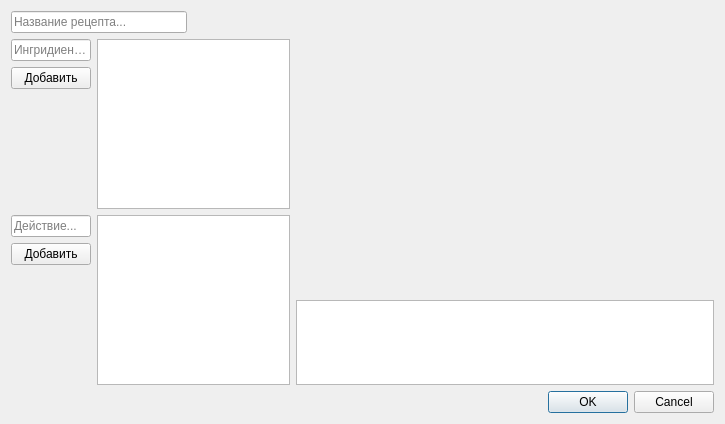
<?xml version="1.0" encoding="UTF-8"?>
<ui version="4.0">
 <class>DialogRec</class>
 <widget class="QDialog" name="DialogRec">
  <property name="geometry">
   <rect>
    <x>0</x>
    <y>0</y>
    <width>725</width>
    <height>424</height>
   </rect>
  </property>
  <property name="windowTitle">
   <string>Dialog</string>
  </property>
  <layout class="QVBoxLayout" name="verticalLayout_6">
   <item>
    <layout class="QHBoxLayout" name="horizontalLayoutName" stretch="1,3">
     <item>
      <widget class="QLineEdit" name="lineEditName">
       <property name="placeholderText">
        <string>Название рецепта...</string>
       </property>
      </widget>
     </item>
     <item>
      <spacer name="horizontalSpacer">
       <property name="orientation">
        <enum>Qt::Horizontal</enum>
       </property>
       <property name="sizeHint" stdset="0">
        <size>
         <width>40</width>
         <height>20</height>
        </size>
       </property>
      </spacer>
     </item>
    </layout>
   </item>
   <item>
    <layout class="QHBoxLayout" name="horizontalLayoutGeneral" stretch="2,3">
     <item>
      <layout class="QVBoxLayout" name="verticalLayoutActsIngrs" stretch="1,1">
       <property name="sizeConstraint">
        <enum>QLayout::SetDefaultConstraint</enum>
       </property>
       <item>
        <layout class="QHBoxLayout" name="horizontalLayoutIngrs">
         <item>
          <layout class="QVBoxLayout" name="verticalLayoutIngrsAdd">
           <item>
            <widget class="QLineEdit" name="lineEditIngrName">
             <property name="placeholderText">
              <string>Ингридиент...</string>
             </property>
            </widget>
           </item>
           <item>
            <widget class="QPushButton" name="pushButtonIngrAdd">
             <property name="text">
              <string>Добавить</string>
             </property>
            </widget>
           </item>
           <item>
            <spacer name="verticalSpacer">
             <property name="orientation">
              <enum>Qt::Vertical</enum>
             </property>
             <property name="sizeHint" stdset="0">
              <size>
               <width>20</width>
               <height>40</height>
              </size>
             </property>
            </spacer>
           </item>
          </layout>
         </item>
         <item>
          <widget class="QListWidget" name="listWidgetIngrs">
           <property name="selectionMode">
            <enum>QAbstractItemView::ExtendedSelection</enum>
           </property>
           <property name="flow">
            <enum>QListView::TopToBottom</enum>
           </property>
           <property name="isWrapping" stdset="0">
            <bool>false</bool>
           </property>
           <property name="viewMode">
            <enum>QListView::ListMode</enum>
           </property>
           <property name="selectionRectVisible">
            <bool>false</bool>
           </property>
          </widget>
         </item>
        </layout>
       </item>
       <item>
        <layout class="QHBoxLayout" name="horizontalLayoutActs">
         <item>
          <layout class="QVBoxLayout" name="verticalLayoutActsAdd">
           <item>
            <widget class="QLineEdit" name="lineEditActName">
             <property name="placeholderText">
              <string>Действие...</string>
             </property>
            </widget>
           </item>
           <item>
            <widget class="QPushButton" name="pushButtonActAdd">
             <property name="text">
              <string>Добавить</string>
             </property>
            </widget>
           </item>
           <item>
            <spacer name="verticalSpacer_2">
             <property name="orientation">
              <enum>Qt::Vertical</enum>
             </property>
             <property name="sizeHint" stdset="0">
              <size>
               <width>20</width>
               <height>40</height>
              </size>
             </property>
            </spacer>
           </item>
          </layout>
         </item>
         <item>
          <widget class="QListWidget" name="listWidgetActs">
           <property name="selectionMode">
            <enum>QAbstractItemView::ExtendedSelection</enum>
           </property>
          </widget>
         </item>
        </layout>
       </item>
      </layout>
     </item>
     <item>
      <layout class="QVBoxLayout" name="verticalLayoutPictsDescr" stretch="3,1">
       <item>
        <widget class="ViewImages" name="widgetImgs" native="true"/>
       </item>
       <item>
        <widget class="QTextEdit" name="textEditDescr"/>
       </item>
      </layout>
     </item>
    </layout>
   </item>
   <item>
    <widget class="QDialogButtonBox" name="buttonBox">
     <property name="orientation">
      <enum>Qt::Horizontal</enum>
     </property>
     <property name="standardButtons">
      <set>QDialogButtonBox::Cancel|QDialogButtonBox::Ok</set>
     </property>
    </widget>
   </item>
  </layout>
 </widget>
 <customwidgets>
  <customwidget>
   <class>ViewImages</class>
   <extends>QWidget</extends>
   <header location="global">viewimages.h</header>
   <container>1</container>
  </customwidget>
 </customwidgets>
 <resources/>
 <connections>
  <connection>
   <sender>buttonBox</sender>
   <signal>accepted()</signal>
   <receiver>DialogRec</receiver>
   <slot>accept()</slot>
   <hints>
    <hint type="sourcelabel">
     <x>248</x>
     <y>254</y>
    </hint>
    <hint type="destinationlabel">
     <x>157</x>
     <y>274</y>
    </hint>
   </hints>
  </connection>
  <connection>
   <sender>buttonBox</sender>
   <signal>rejected()</signal>
   <receiver>DialogRec</receiver>
   <slot>reject()</slot>
   <hints>
    <hint type="sourcelabel">
     <x>316</x>
     <y>260</y>
    </hint>
    <hint type="destinationlabel">
     <x>286</x>
     <y>274</y>
    </hint>
   </hints>
  </connection>
 </connections>
</ui>
